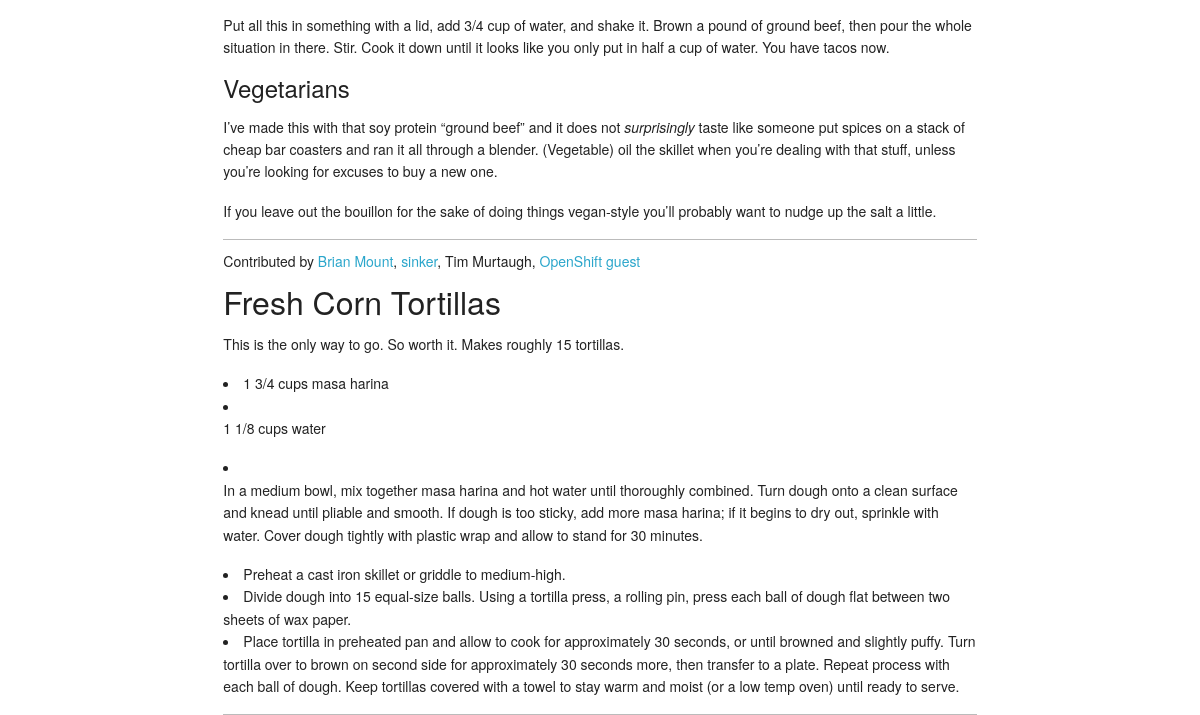
The page /taco_de_rajas_poblanas/sweet_potato_and_apple_hash/cashew_cheeze/quick_and_dirty_spice_mix/fresh_corn_tortillas/ (lower part) on the database as committed earlier.
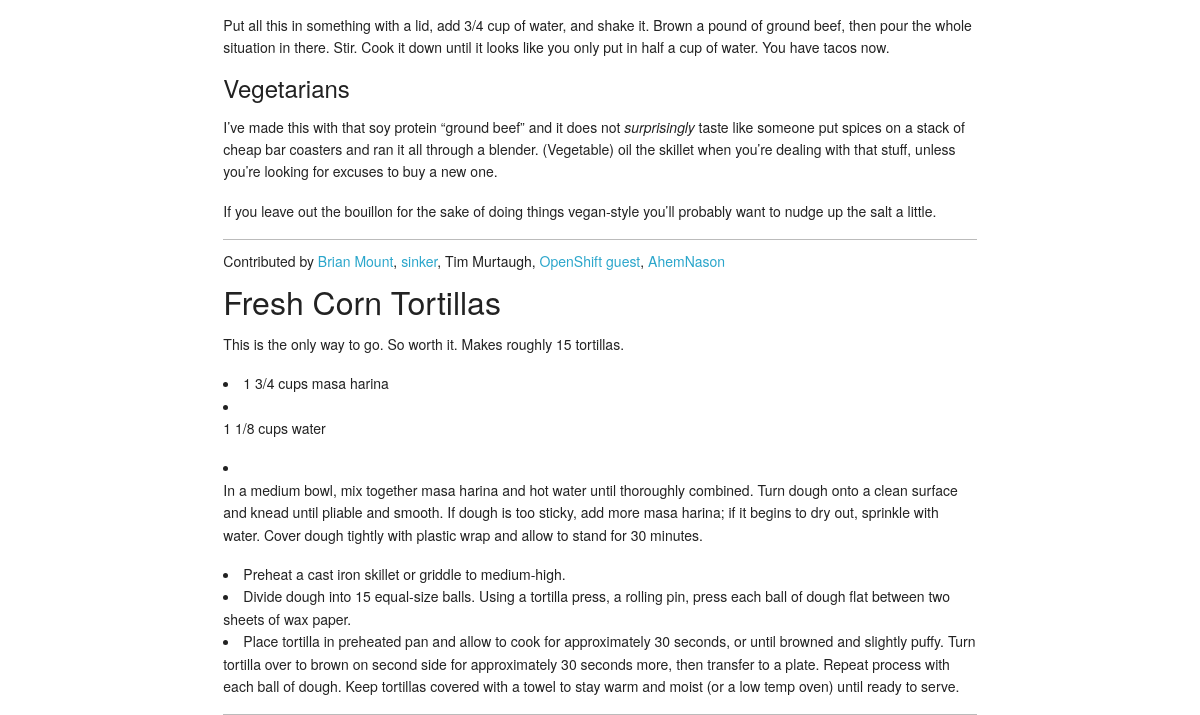
The same page on the database as committed later.
### app.py (models this page shows, shortened)
class Contributor(db.Model):
    __tablename__ = 'contributor'
    username = db.Column(db.String, primary_key=True)
    gravatar = db.Column(db.String)
    full_name = db.Column(db.String)
    full_tacos = db.relationship('FullTaco', secondary=contrib_fulltaco,
        backref=db.backref('contributors', lazy='dynamic'))
    shells = db.relationship('Shell', secondary=contrib_shell,
        backref=db.backref('contributors', lazy='dynamic'))
    seasonings = db.relationship('Seasoning', secondary=contrib_seasoning,
        backref=db.backref('contributors', lazy='dynamic'))
    mixins = db.relationship('Mixin', secondary=contrib_mixin,
        backref=db.backref('contributors', lazy='dynamic'))
    condiments = db.relationship('Condiment', secondary=contrib_condiment,
        backref=db.backref('contributors', lazy='dynamic'))
    base_layers = db.relationship('BaseLayer', secondary=contrib_baselayer,
        backref=db.backref('contributors', lazy='dynamic'))

### app.py (the view)
@app.route('/<path:path>/')
def permalink(path):
    try:
        base_layer, mixin, condiment, seasoning, shell = path.split('/')
    except ValueError:
        return redirect(url_for('index'))
    taco = {}
    taco['base_layer'] = BaseLayer.query.filter_by(slug=base_layer).first()
    taco['mixin'] = Mixin.query.filter_by(slug=mixin).first()
    taco['condiment'] = Condiment.query.filter_by(slug=condiment).first()
    taco['seasoning'] = Seasoning.query.filter_by(slug=seasoning).first()
    taco['shell'] = Shell.query.filter_by(slug=shell).first()
    taco['render_link'] = False
    return render_template('permalink.html', **taco)

### templates/permalink.html (shortened to what this page needs)
{% extends "base.html" %}
{% from 'macros.html' import render_recipe %}
{% block content %}
{{ render_recipe(seasoning) }}
{{ render_recipe(shell) }}
{% endblock %}

### templates/base.html (shortened to what this page needs)
<!DOCTYPE html>
 <html class="no-js">
    <head>
        <link href="{{ url_for('static', filename='css/foundation.min.css') }}" rel="stylesheet">
        <link href="{{ url_for('static', filename='css/styles.css') }}" rel="stylesheet">
    </head>
    <body>
        <div class="row">
          <div id="taco-content" class="ten columns centered">
              {% block content %}
              {% endblock %}
            </div>
        </div>
    </body>
</html>

### templates/macros.html (shortened to what this page needs)
{% macro render_contributors(contributors) -%}
<h6 class="light">Contributed by
    {% for contributor in contributors %}
        {% if not contributor.gravatar %}
            {{contributor.full_name}}{% if not loop.last %},{% endif %}
        {% else %}
            <a href="https://github.com/{{contributor.username}}" target="_blank">{{contributor.full_name}}</a>{% if not loop.last %},{% endif %}
        {% endif %}
    {% endfor %}
</h6>
{%- endmacro %}
{% macro render_recipe(ingredient) -%}
<div class="row">
    <div class="twelve columns">
        {{ render_contributors(ingredient.contributors.all()) }}
        <div class="recipe">
        </div>
    </div>
</div>
{%- endmacro %}

### static/css/styles.css (style rules this page uses)
.light { font-weight: 300; }
.recipe { border-bottom: #bbb 1px solid; }

Rows that differ between the two databases and show on the page:
shown differently, row unchanged: Contributor "OpenShift guest": now shows ","
added Contributor: full_name "AhemNason"
